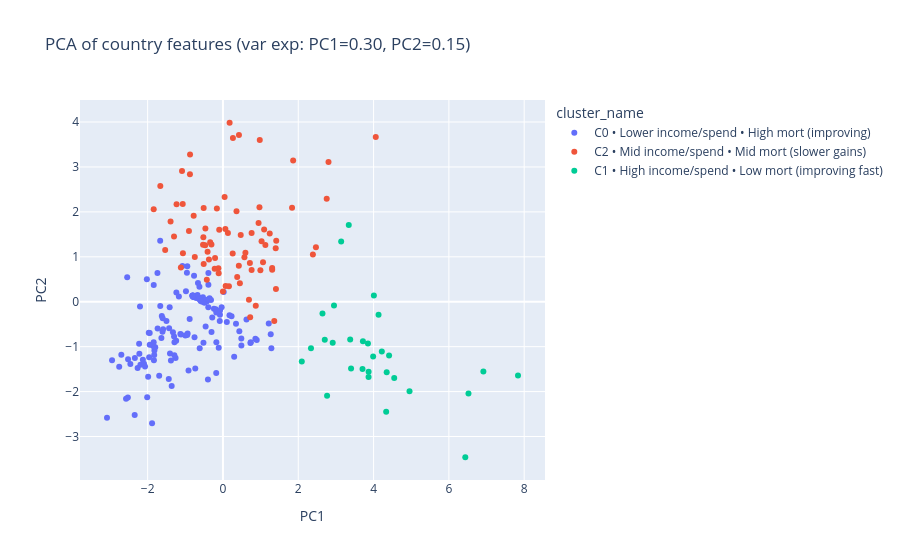

Here is the notebook cell this chart was saved with:
### Markdown cell above
### 4) PCA plot (2D) of feature space, colored by cluster

### Code cell
from sklearn.decomposition import PCA
from sklearn.pipeline import Pipeline
from sklearn.impute import SimpleImputer
from sklearn.preprocessing import StandardScaler

X = feats.select_dtypes(include=[np.number]).drop(columns=["cluster"], errors="ignore")
mask = (X.isna().mean() <= 0.5) & (X.nunique(dropna=True) > 2)
X = X.loc[:, mask]

pipe = Pipeline([("imp", SimpleImputer(strategy="median")),
                 ("sc", StandardScaler())])
Z = pipe.fit_transform(X)

pca = PCA(n_components=2, random_state=42)
Z2 = pca.fit_transform(Z)
pca_df = pd.DataFrame(Z2, index=feats.index, columns=["PC1","PC2"]).join(feats[["cluster_name"]])

fig_pca = px.scatter(pca_df.reset_index(), x="PC1", y="PC2", color="cluster_name",
                     hover_name="Country", title=f"PCA of country features (var exp: PC1={pca.explained_variance_ratio_[0]:.2f}, PC2={pca.explained_variance_ratio_[1]:.2f})")
fig_pca.write_html("artifacts/pca_clusters.html")
display(fig_pca)

### Figure 1 — Plotly figure (JSON) as saved in the notebook; plotly's stock layout.template omitted (floating-point values rounded to 4 significant figures; data arrays with more than 128 entries replaced by an {"elided": "..."} marker saying what was removed)
{"data": [{"hovertemplate": "<b>%{hovertext}</b><br><br>cluster_name=C0 • Lower income/spend • High mort (improving)<br>PC1=%{x}<br>PC2=%{y}<extra></extra>", "hovertext": {"elided": "138 str values"}, "legendgroup": "C0 • Lower income/spend • High mort (improving)", "marker": {"color": "#636efa", "symbol": "circle"}, "mode": "markers", "name": "C0 • Lower income/spend • High mort (improving)", "orientation": "v", "showlegend": true, "type": "scatter", "x": {"elided": "138 float values"}, "xaxis": "x", "y": {"elided": "138 float values"}, "yaxis": "y"}, {"hovertemplate": "<b>%{hovertext}</b><br><br>cluster_name=C2 • Mid income/spend • Mid mort (slower gains)<br>PC1=%{x}<br>PC2=%{y}<extra></extra>", "hovertext": ["ALB", "ARE", "ARG", "ATG", "BGR", "BHS", "BIH", "BLZ", "BRA", "BRB", "BRN", "CHL", "CHN", "COL", "CPV", "CRI", "CUB", "CYP", "DMA", "DOM", "DZA", "ECU", "GLOBAL", "GRC", "GRD", "GTM", "HND", "HRV", "HUN", "IND", "IRN", "IRQ", "ITA", "JAM", "JOR", "JPN", "KNA", "KOR", "KWT", "LBN", "LBY", "LCA", "LKA", "MDV", "MEX", "MKD", "MNE", "MUS", "NIC", "OMN", "PAK", "PAN", "PER", "PHL", "POL", "PRI", "PRK", "PRT", "PRY", "QAT", "ROU", "SAU", "SLV", "SRB", "SUR", "SVK", "SYR", "THA", "TLS", "TTO", "TUN", "TUR", "URY", "VEN", "WB_HI", "WB_LMI", "WB_UMI"], "legendgroup": "C2 • Mid income/spend • Mid mort (slower gains)", "marker": {"color": "#EF553B", "symbol": "circle"}, "mode": "markers", "name": "C2 • Mid income/spend • Mid mort (slower gains)", "orientation": "v", "showlegend": true, "type": "scatter", "x": [1.242, 0.4249, 0.7611, 0.7157, 0.9943, 1.407, 0.4495, -0.4715, 0.36, 1.094, -1.299, 1.835, 0.6906, 0.1317, -0.4082, 0.9696, 0.9779, 2.389, -0.1211, -0.5114, -0.7478, 0.07036, -0.2097, 0.9457, 0.4221, -1.068, -1.063, 1.401, 1.308, -1.087, -0.8766, -1.232, 2.469, -1.117, -0.3722, 2.803, 0.5704, 4.058, 0.2647, 0.1767, -1.391, 0.7226, 0.04436, 0.3786, -0.4286, 0.1589, 0.872, -0.0006044, -0.5288, -0.5122, -1.839, 1.864, 0.4718, -1.663, 1.415, 1.026, -0.2194, 2.755, 0.06464, -0.8739, 1.126, 1.064, -0.3389, 0.761, -0.7776, 1.363, -1.534, 0.2588, -0.4661, -0.09917, -0.5205, -0.1616, 1.307, -0.3059, 0.5968, -0.9026, -0.1138], "xaxis": "x", "y": [1.516, 3.713, 1.527, 0.864, 0.7017, 0.2831, 0.4101, 1.257, 2.015, 1.605, 1.452, 2.091, 0.0432, 1.53, 1.11, 2.101, 3.598, 1.054, 0.7441, 0.8397, 0.9928, 0.3512, 0.9714, 1.755, 0.8001, 2.173, 1.079, 1.191, 0.7121, 2.911, 2.835, 2.171, 1.213, 0.7597, 0.9371, 3.108, 0.9905, 3.667, 3.646, 3.984, 1.785, -0.3471, 2.328, 0.552, 0.4895, 0.3427, -0.09221, 0.2296, 1.266, 2.088, 2.059, 3.145, 1.487, 2.574, 1.357, 1.348, 0.7362, 2.293, 1.619, 3.277, 1.263, 0.878, 1.324, 0.7083, 1.913, -0.4274, 1.153, 1.075, 1.629, 1.601, 1.434, 2.078, 0.753, 1.275, 1.088, 1.572, 0.6342], "yaxis": "y"}, {"hovertemplate": "<b>%{hovertext}</b><br><br>cluster_name=C1 • High income/spend • Low mort (improving fast)<br>PC1=%{x}<br>PC2=%{y}<extra></extra>", "hovertext": ["AUS", "AUT", "BEL", "CAN", "CHE", "CZE", "DEU", "DNK", "ESP", "EST", "FIN", "FRA", "GBR", "IRL", "ISL", "ISR", "LIE", "LTU", "LUX", "LVA", "MCO", "MLT", "NLD", "NOR", "NZL", "SGP", "SVN", "SWE", "USA"], "legendgroup": "C1 • High income/spend • Low mort (improving fast)", "marker": {"color": "#00cc96", "symbol": "circle"}, "mode": "markers", "name": "C1 • High income/spend • Low mort (improving fast)", "orientation": "v", "showlegend": true, "type": "scatter", "x": [4.008, 4.412, 3.989, 3.139, 6.916, 2.949, 4.548, 4.348, 2.704, 2.915, 3.402, 3.379, 3.706, 6.436, 6.52, 3.851, 2.765, 2.338, 4.955, 2.094, 4.334, 4.132, 3.868, 3.341, 3.717, 4.219, 2.643, 3.867, 7.835], "xaxis": "x", "y": [0.1394, -1.195, -1.222, 1.34, -1.555, -0.08148, -1.7, -1.568, -0.8456, -0.9114, -1.485, -0.8401, -1.499, -3.462, -2.043, -0.9277, -2.093, -1.034, -1.992, -1.329, -2.451, -0.2902, -1.561, 1.709, -0.8819, -1.109, -0.2627, -1.677, -1.642], "yaxis": "y"}], "layout": {"legend": {"title": {"text": "cluster_name"}, "tracegroupgap": 0}, "title": {"text": "PCA of country features (var exp: PC1=0.30, PC2=0.15)"}, "xaxis": {"anchor": "y", "domain": [0, 1], "title": {"text": "PC1"}}, "yaxis": {"anchor": "x", "domain": [0, 1], "title": {"text": "PC2"}}}}
